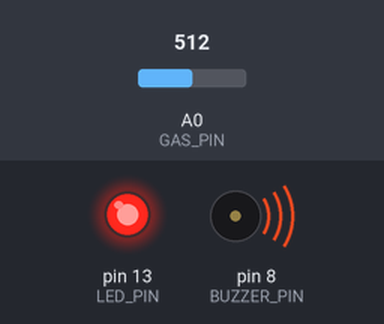
The sketch below on a simulated Arduino Uno, built with avr-gcc and run on an emulated ATmega328P. Parts: output pins drawn as LEDs (lit = HIGH), buzzer (waves = sounding). Inputs (shaded band) come from the test bench; at power-on: A0 (GAS_PIN) = 512. What the sketch prints to the serial monitor is not drawn.

Above: at 1.2 s.
1.3 s: A0 (GAS_PIN) set to 410
2.8 s: A0 (GAS_PIN) set to 392
At 4.0 s:
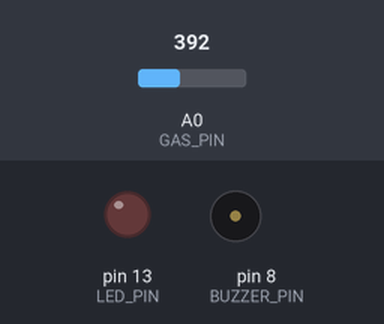
4.3 s: A0 (GAS_PIN) set to 511
At 5.4 s:
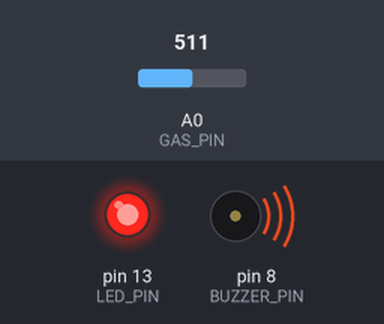
5.9 s: A0 (GAS_PIN) set to 390
At 6.8 s:
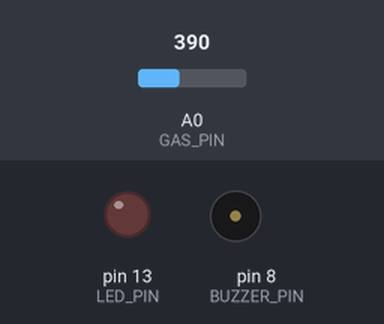
Timing chart, 0 to 8.5 s (numbered marks = the images above; inputs shaded):
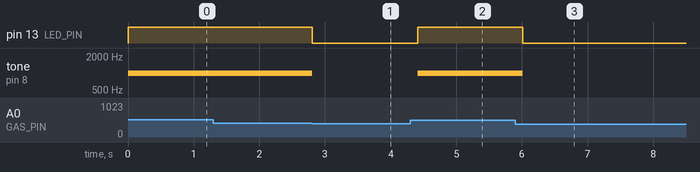

The sketch:

sketch.ino
```cpp
const int GAS_PIN = A0;
const int LED_PIN = 13;
const int BUZZER_PIN = 8;
const int THRESHOLD = 400; // Ngưỡng nồng độ khói kích hoạt báo động

void setup() {
  pinMode(LED_PIN, OUTPUT);
  pinMode(BUZZER_PIN, OUTPUT);
  Serial.begin(9600);
}

void loop() {
  int gasValue = analogRead(GAS_PIN);
  Serial.print("Nồng độ khói: ");
  Serial.println(gasValue);

  if (gasValue > THRESHOLD) {
    digitalWrite(LED_PIN, HIGH);
    tone(BUZZER_PIN, 1000); // Bật còi với tần số 1000Hz
  } else {
    digitalWrite(LED_PIN, LOW);
    noTone(BUZZER_PIN);     // Tắt còi
  }
  delay(200);
}
```

Measured:
- the behaviour switches between 401 and 400 on A0 (GAS_PIN) (found by bisection; images 0 and 1)
- after the input at 1.3 s, every drawn part: stays the same
- after the input at 2.8 s, pin 13 (LED_PIN): HIGH → LOW at once; tone on pin 8 (BUZZER_PIN): 1000 Hz → silent at once
- after the input at 4.3 s, pin 13 (LED_PIN): LOW → HIGH after 0.11 s; tone on pin 8 (BUZZER_PIN): silent → 1000 Hz after 0.11 s
- after the input at 5.9 s, pin 13 (LED_PIN): HIGH → LOW after 0.11 s; tone on pin 8 (BUZZER_PIN): 1000 Hz → silent after 0.11 s
